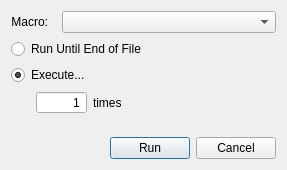
<?xml version="1.0" encoding="UTF-8"?>
<ui version="4.0">
 <class>MacroRunDialog</class>
 <widget class="QDialog" name="MacroRunDialog">
  <property name="geometry">
   <rect>
    <x>0</x>
    <y>0</y>
    <width>287</width>
    <height>170</height>
   </rect>
  </property>
  <property name="windowTitle">
   <string>Run a Macro Multiple Times</string>
  </property>
  <layout class="QVBoxLayout" name="verticalLayout">
   <item>
    <layout class="QHBoxLayout" name="horizontalLayout_2">
     <property name="spacing">
      <number>14</number>
     </property>
     <item alignment="Qt::AlignLeft">
      <widget class="QLabel" name="label">
       <property name="sizePolicy">
        <sizepolicy hsizetype="Minimum" vsizetype="Preferred">
         <horstretch>0</horstretch>
         <verstretch>0</verstretch>
        </sizepolicy>
       </property>
       <property name="text">
        <string>Macro:</string>
       </property>
       <property name="alignment">
        <set>Qt::AlignRight|Qt::AlignTrailing|Qt::AlignVCenter</set>
       </property>
       <property name="buddy">
        <cstring>comboBox</cstring>
       </property>
      </widget>
     </item>
     <item>
      <widget class="QComboBox" name="comboBox">
       <property name="sizePolicy">
        <sizepolicy hsizetype="Expanding" vsizetype="Fixed">
         <horstretch>0</horstretch>
         <verstretch>0</verstretch>
        </sizepolicy>
       </property>
      </widget>
     </item>
    </layout>
   </item>
   <item>
    <widget class="QRadioButton" name="radioEndOfFile">
     <property name="text">
      <string>Run Until End of File</string>
     </property>
    </widget>
   </item>
   <item>
    <widget class="QRadioButton" name="radioExecute">
     <property name="text">
      <string>Execute...</string>
     </property>
     <property name="checked">
      <bool>true</bool>
     </property>
    </widget>
   </item>
   <item>
    <layout class="QHBoxLayout" name="horizontalLayout_3">
     <item>
      <spacer name="horizontalSpacer_4">
       <property name="orientation">
        <enum>Qt::Horizontal</enum>
       </property>
       <property name="sizeType">
        <enum>QSizePolicy::Minimum</enum>
       </property>
       <property name="sizeHint" stdset="0">
        <size>
         <width>25</width>
         <height>20</height>
        </size>
       </property>
      </spacer>
     </item>
     <item>
      <widget class="QSpinBox" name="spinTimes">
       <property name="alignment">
        <set>Qt::AlignRight|Qt::AlignTrailing|Qt::AlignVCenter</set>
       </property>
       <property name="buttonSymbols">
        <enum>QAbstractSpinBox::NoButtons</enum>
       </property>
       <property name="accelerated">
        <bool>true</bool>
       </property>
       <property name="keyboardTracking">
        <bool>false</bool>
       </property>
       <property name="minimum">
        <number>1</number>
       </property>
       <property name="maximum">
        <number>999999999</number>
       </property>
       <property name="displayIntegerBase">
        <number>10</number>
       </property>
      </widget>
     </item>
     <item>
      <widget class="QLabel" name="label_2">
       <property name="text">
        <string>times</string>
       </property>
      </widget>
     </item>
     <item>
      <spacer name="horizontalSpacer_3">
       <property name="orientation">
        <enum>Qt::Horizontal</enum>
       </property>
       <property name="sizeHint" stdset="0">
        <size>
         <width>40</width>
         <height>20</height>
        </size>
       </property>
      </spacer>
     </item>
    </layout>
   </item>
   <item>
    <spacer name="verticalSpacer">
     <property name="orientation">
      <enum>Qt::Vertical</enum>
     </property>
     <property name="sizeHint" stdset="0">
      <size>
       <width>20</width>
       <height>40</height>
      </size>
     </property>
    </spacer>
   </item>
   <item>
    <layout class="QHBoxLayout" name="horizontalLayout">
     <item>
      <spacer name="horizontalSpacer">
       <property name="orientation">
        <enum>Qt::Horizontal</enum>
       </property>
       <property name="sizeHint" stdset="0">
        <size>
         <width>40</width>
         <height>20</height>
        </size>
       </property>
      </spacer>
     </item>
     <item>
      <widget class="QPushButton" name="buttonRun">
       <property name="text">
        <string>Run</string>
       </property>
      </widget>
     </item>
     <item>
      <widget class="QPushButton" name="buttonCancel">
       <property name="text">
        <string>Cancel</string>
       </property>
      </widget>
     </item>
    </layout>
   </item>
  </layout>
 </widget>
 <resources/>
 <connections>
  <connection>
   <sender>radioExecute</sender>
   <signal>toggled(bool)</signal>
   <receiver>spinTimes</receiver>
   <slot>setEnabled(bool)</slot>
   <hints>
    <hint type="sourcelabel">
     <x>210</x>
     <y>85</y>
    </hint>
    <hint type="destinationlabel">
     <x>81</x>
     <y>110</y>
    </hint>
   </hints>
  </connection>
  <connection>
   <sender>radioExecute</sender>
   <signal>toggled(bool)</signal>
   <receiver>label_2</receiver>
   <slot>setEnabled(bool)</slot>
   <hints>
    <hint type="sourcelabel">
     <x>210</x>
     <y>85</y>
    </hint>
    <hint type="destinationlabel">
     <x>139</x>
     <y>110</y>
    </hint>
   </hints>
  </connection>
  <connection>
   <sender>buttonCancel</sender>
   <signal>clicked()</signal>
   <receiver>MacroRunDialog</receiver>
   <slot>close()</slot>
   <hints>
    <hint type="sourcelabel">
     <x>251</x>
     <y>169</y>
    </hint>
    <hint type="destinationlabel">
     <x>210</x>
     <y>95</y>
    </hint>
   </hints>
  </connection>
 </connections>
</ui>
